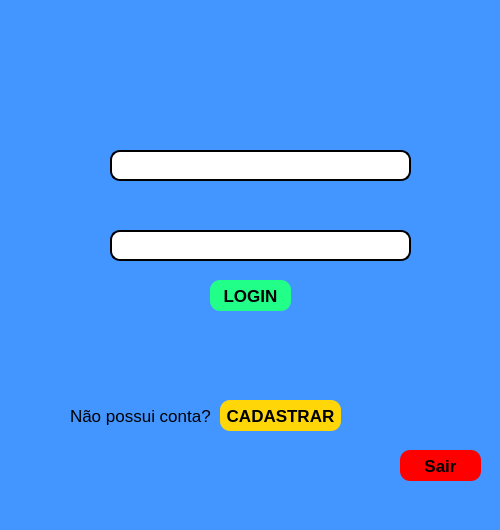
<?xml version="1.0" encoding="UTF-8"?>
<ui version="4.0">
 <class>MainWindow</class>
 <widget class="QMainWindow" name="MainWindow">
  <property name="geometry">
   <rect>
    <x>0</x>
    <y>0</y>
    <width>500</width>
    <height>530</height>
   </rect>
  </property>
  <property name="windowTitle">
   <string>MainWindow</string>
  </property>
  <property name="styleSheet">
   <string notr="true">background-color: rgb(67, 149, 255) </string>
  </property>
  <widget class="QWidget" name="centralwidget">
   <widget class="QLabel" name="label">
    <property name="geometry">
     <rect>
      <x>220</x>
      <y>30</y>
      <width>71</width>
      <height>71</height>
     </rect>
    </property>
    <property name="text">
     <string/>
    </property>
    <property name="pixmap">
     <pixmap>User Icone.png</pixmap>
    </property>
   </widget>
   <widget class="QLabel" name="label_2">
    <property name="geometry">
     <rect>
      <x>70</x>
      <y>150</y>
      <width>31</width>
      <height>31</height>
     </rect>
    </property>
    <property name="text">
     <string/>
    </property>
    <property name="pixmap">
     <pixmap>Icone Login.png</pixmap>
    </property>
   </widget>
   <widget class="QLabel" name="label_3">
    <property name="geometry">
     <rect>
      <x>70</x>
      <y>220</y>
      <width>31</width>
      <height>51</height>
     </rect>
    </property>
    <property name="text">
     <string/>
    </property>
    <property name="pixmap">
     <pixmap>Senha icone.png</pixmap>
    </property>
   </widget>
   <widget class="QLineEdit" name="lineEdit">
    <property name="geometry">
     <rect>
      <x>110</x>
      <y>150</y>
      <width>301</width>
      <height>31</height>
     </rect>
    </property>
    <property name="styleSheet">
     <string notr="true">background-color: white;
border-radius: 10px;
border-style: outset;
border-width: 2px;</string>
    </property>
   </widget>
   <widget class="QLineEdit" name="lineEdit_2">
    <property name="geometry">
     <rect>
      <x>110</x>
      <y>230</y>
      <width>301</width>
      <height>31</height>
     </rect>
    </property>
    <property name="styleSheet">
     <string notr="true">background-color: white;
border-radius: 10px;
border-style: outset;
border-width: 2px;</string>
    </property>
    <property name="echoMode">
     <enum>QLineEdit::Password</enum>
    </property>
   </widget>
   <widget class="QLabel" name="label_4">
    <property name="geometry">
     <rect>
      <x>70</x>
      <y>400</y>
      <width>181</width>
      <height>31</height>
     </rect>
    </property>
    <property name="font">
     <font>
      <pointsize>13</pointsize>
     </font>
    </property>
    <property name="text">
     <string>Não possui conta? </string>
    </property>
   </widget>
   <widget class="QPushButton" name="pushButton">
    <property name="geometry">
     <rect>
      <x>210</x>
      <y>280</y>
      <width>81</width>
      <height>31</height>
     </rect>
    </property>
    <property name="font">
     <font>
      <pointsize>13</pointsize>
      <weight>75</weight>
      <bold>true</bold>
     </font>
    </property>
    <property name="styleSheet">
     <string notr="true">background-color:rgb(34, 255, 137);
border-radius: 10px;

</string>
    </property>
    <property name="text">
     <string>LOGIN</string>
    </property>
   </widget>
   <widget class="QPushButton" name="pushButton_2">
    <property name="geometry">
     <rect>
      <x>220</x>
      <y>400</y>
      <width>121</width>
      <height>31</height>
     </rect>
    </property>
    <property name="font">
     <font>
      <pointsize>13</pointsize>
      <weight>75</weight>
      <bold>true</bold>
     </font>
    </property>
    <property name="styleSheet">
     <string notr="true">background-color:rgb(255, 214, 7);
border-radius: 10px;
</string>
    </property>
    <property name="text">
     <string>CADASTRAR</string>
    </property>
   </widget>
   <widget class="QPushButton" name="pushButton_3">
    <property name="geometry">
     <rect>
      <x>400</x>
      <y>450</y>
      <width>81</width>
      <height>31</height>
     </rect>
    </property>
    <property name="font">
     <font>
      <pointsize>13</pointsize>
      <weight>75</weight>
      <bold>true</bold>
     </font>
    </property>
    <property name="styleSheet">
     <string notr="true">background-color:rgb(255, 0, 0);
border-radius: 10px;

</string>
    </property>
    <property name="text">
     <string>Sair</string>
    </property>
   </widget>
  </widget>
  <widget class="QMenuBar" name="menubar">
   <property name="geometry">
    <rect>
     <x>0</x>
     <y>0</y>
     <width>500</width>
     <height>21</height>
    </rect>
   </property>
  </widget>
  <widget class="QStatusBar" name="statusbar"/>
 </widget>
 <resources/>
 <connections/>
</ui>
